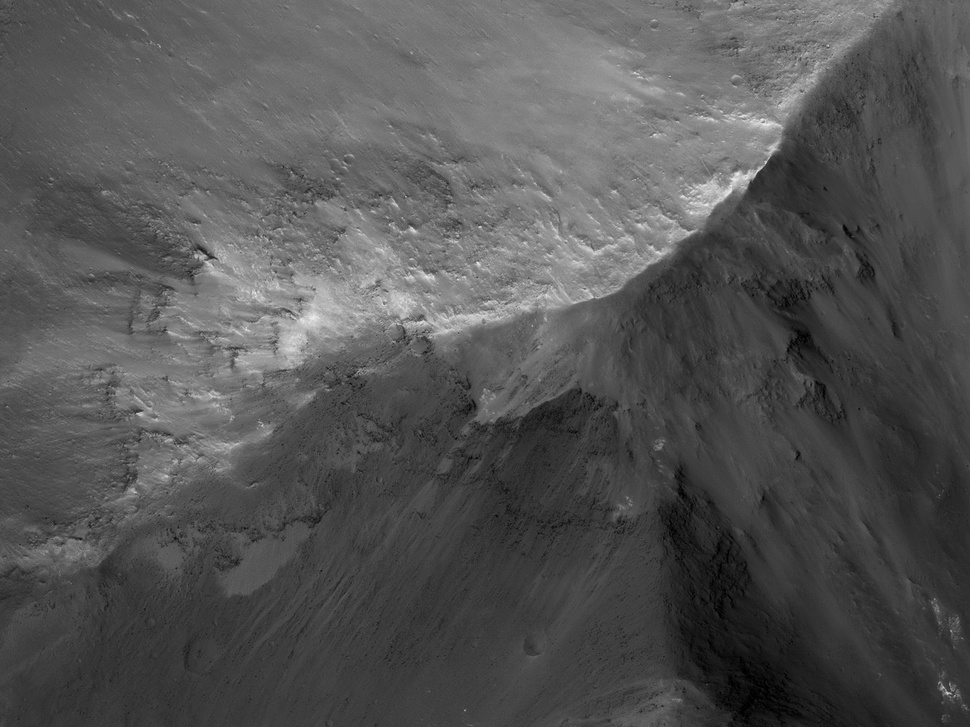
%> input picture Digital Image Processing/Image_dataset/HiRISE_2.jpg (made grey), 970 x 727 px, shrunk from 2560 x 1920 before the run, given in place of sjnirautocontr8bit.tif, which was not available
$ octave AulaPratica_7_Bordas2_Octave.m   (GNU Octave 9; MATLAB toolbox functions it lacks are replaced by stand-ins)
%> lines starting %> are read from the running program, lines starting %| are printed output that depends on the picture; in (x1, y1, x2, y2) boxes, pixels count from 0 and x2, y2 are one past the last pixel; in counts of white or black regions, pixels touching at a corner belong together; the program's own positions count from 1; pictures that were not available may be replaced by others from this repository, and a replacement may not be noted
%Detecção de bordas com função edge
clc;
clear all;
close all;

disp('*********************************************************************');
disp('****        Código criado pelo Prof. Dr. Thiago Statella         ****');
disp('****        Disciplina: Processamento Digital de Imagens         ****');
disp('****  Instituto Federal de Educação, Ciência e Tecnologia de MT  ****');
disp('*********************************************************************');
disp(' ');
disp(' ');

Get0 = imread('sjnirautocontr8bit.tif');
%> Get0 is the input picture: size 727x970 uint8; min 0, max 239, mean 84.2

%Roberts******************************************************************

%a função edge fará a binarização automática
[Roberts tr] = edge(Get0,'roberts');
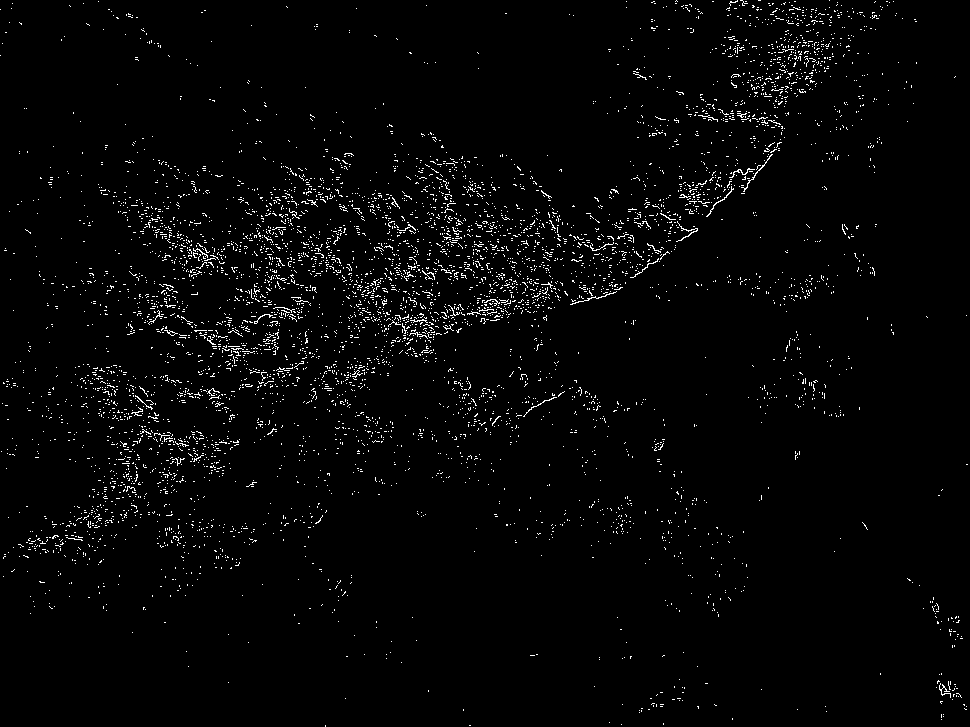
%> Roberts: size 727x970 logical; 2.3% white in thin lines or dots
%> tr = 0.0584

%Prewitt******************************************************************
PrewittH     = edge(Get0,'prewitt',[],'horizontal');
%> PrewittH: size 727x970 logical; 3.6% white in thin lines or dots
PrewittV     = edge(Get0,'prewitt',[],'vertical');
%> PrewittV: size 727x970 logical; 3.6% white in thin lines or dots
[Prewitt tp] = edge(Get0,'prewitt',[],'both');
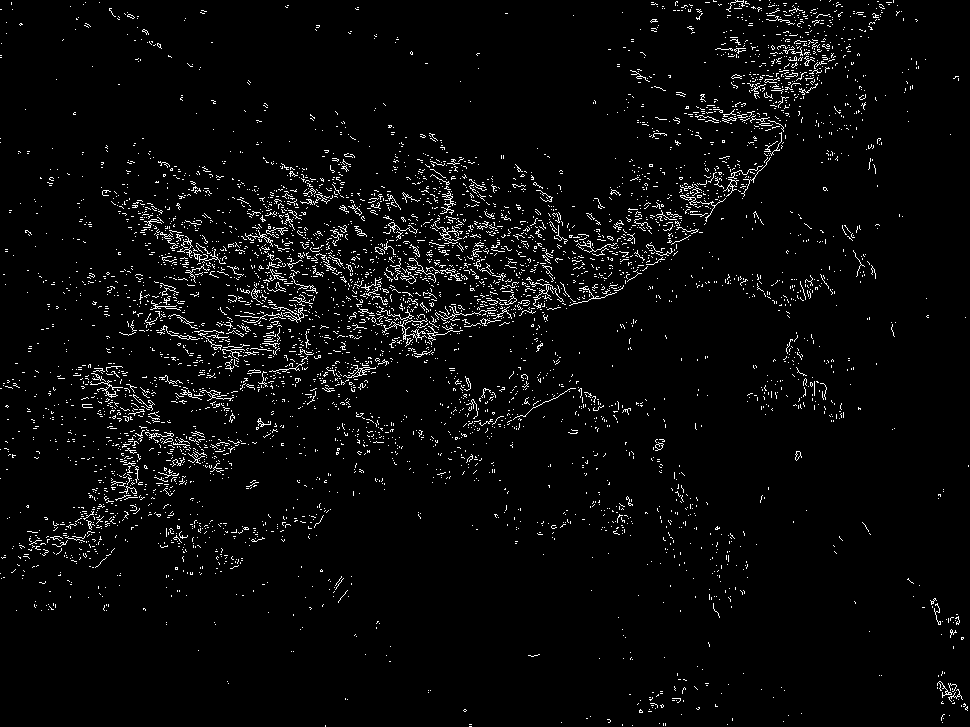
%> Prewitt: size 727x970 logical; 3.5% white in thin lines or dots
%> tp = 0.0426

%Sobel********************************************************************
SobelH     = edge(Get0,'sobel',[],'horizontal');
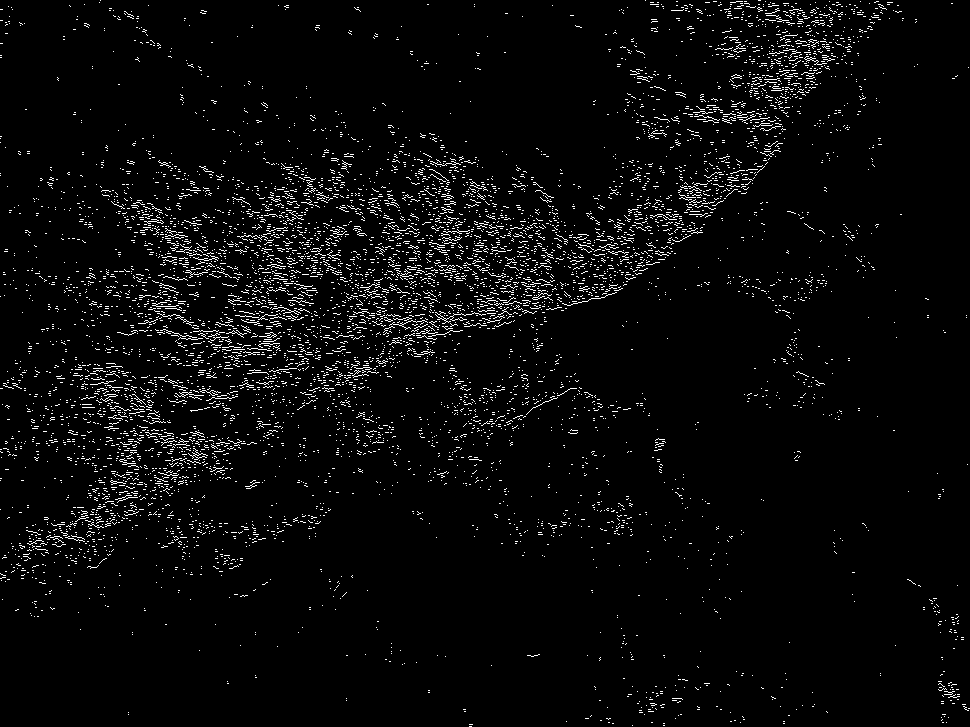
%> SobelH: size 727x970 logical; 3.6% white in thin lines or dots
SobelV     = edge(Get0,'sobel',[],'vertical');
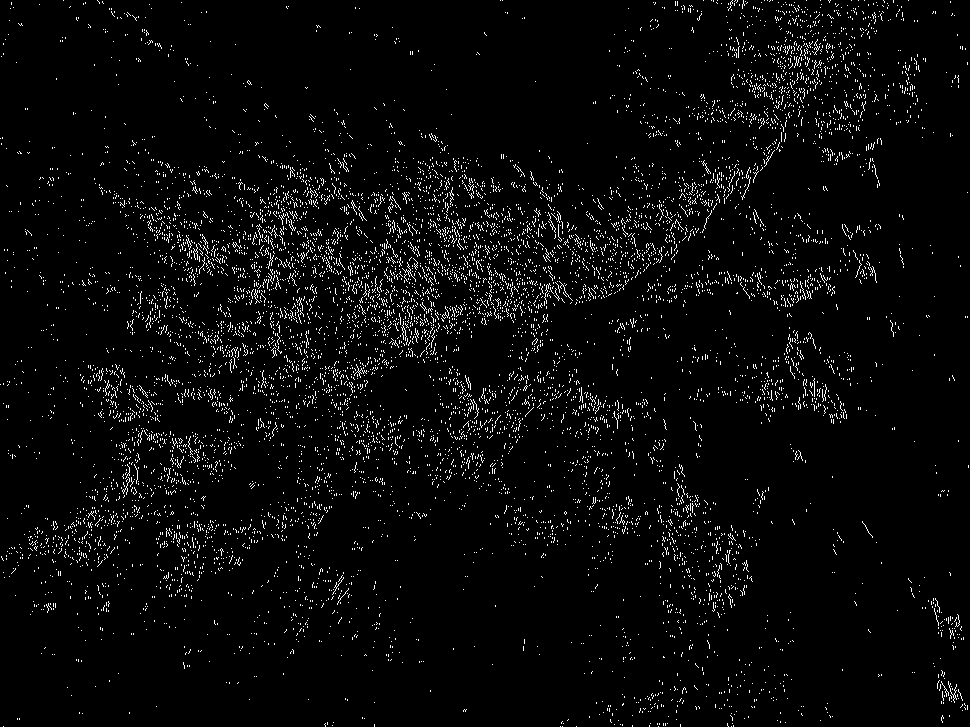
%> SobelV: size 727x970 logical; 3.6% white in thin lines or dots
[Sobel ts] = edge(Get0,'sobel',[],'both');
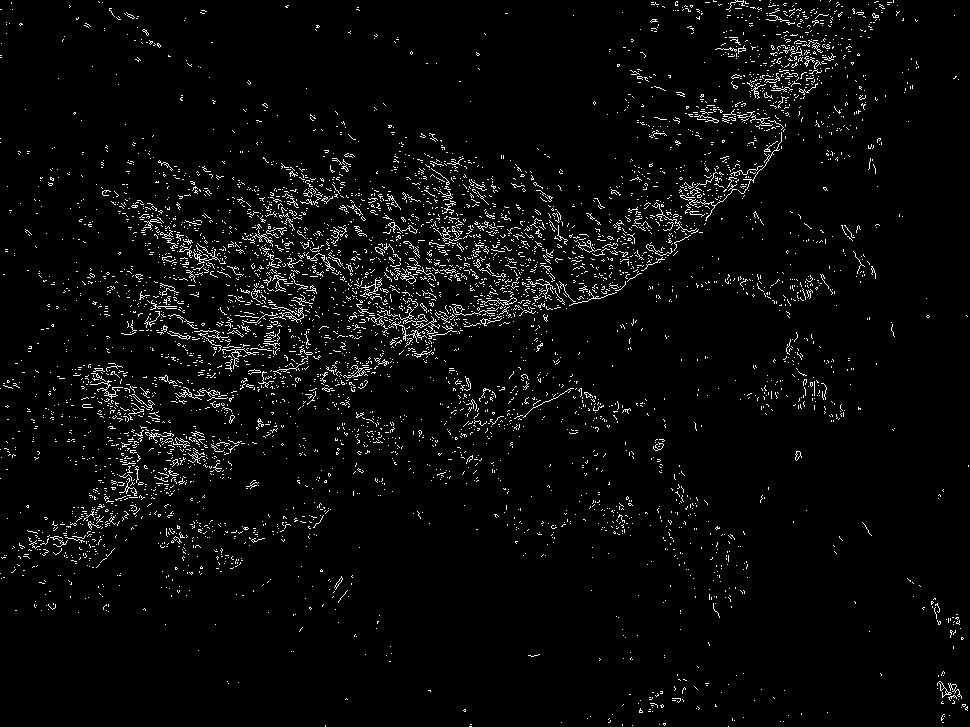
%> Sobel: size 727x970 logical; 3.5% white in thin lines or dots
%> ts = 0.0445

%Canny*********************************************************************
[Canny tc] = edge(Get0,'canny',[],1);%valor de sigma foi especificado como 1
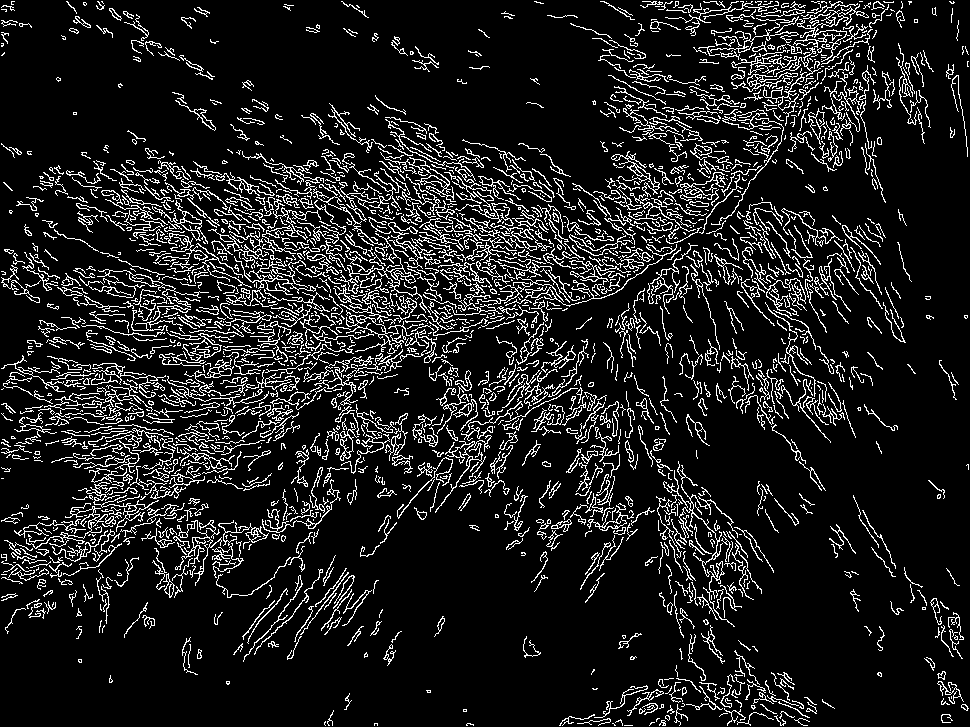
%> Canny: size 727x970 logical; 11.7% white in thin lines or dots
%> tc = [0.0399 0.0996]
%o sigma é a abertura da gaussiana que será aplaicada na suavização

figure,imshow(Roberts),title('Roberts');
figure,imshow(PrewittH),title('Prewitt horizontal');
figure,imshow(PrewittV),title('Prewitt vertical');
figure,imshow(Prewitt),title('Prewitt total');
figure,imshow(SobelH),title('Sobel horizontal');
figure,imshow(SobelV),title('Sobel vertical');
figure,imshow(Sobel),title('Sobel total');
figure,imshow(Canny),title('Canny');

$ run again, on Digital Image Processing/Image_dataset/Lua.jpg
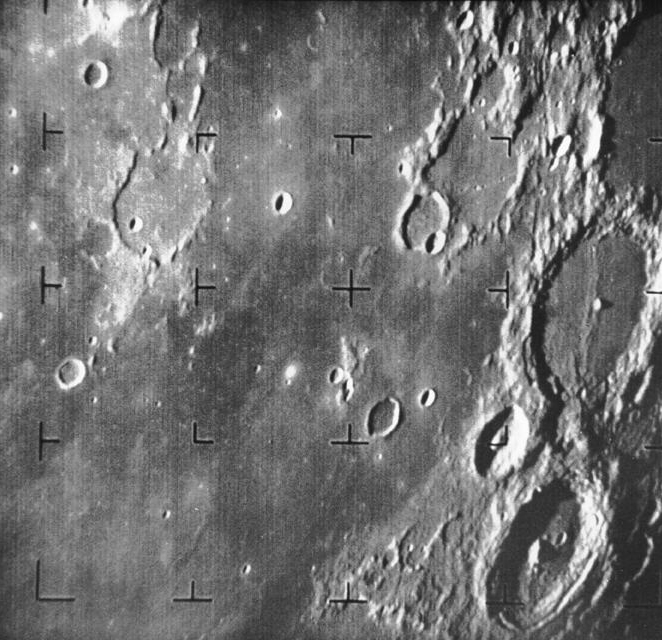
%> input picture Digital Image Processing/Image_dataset/Lua.jpg, 662 x 640 px, given in place of sjnirautocontr8bit.tif, which was not available
%> Get0 is the input picture: size 640x662 uint8; min 3, max 255, mean 115
%> `[Roberts tr] = edge(Get0,'roberts');`:
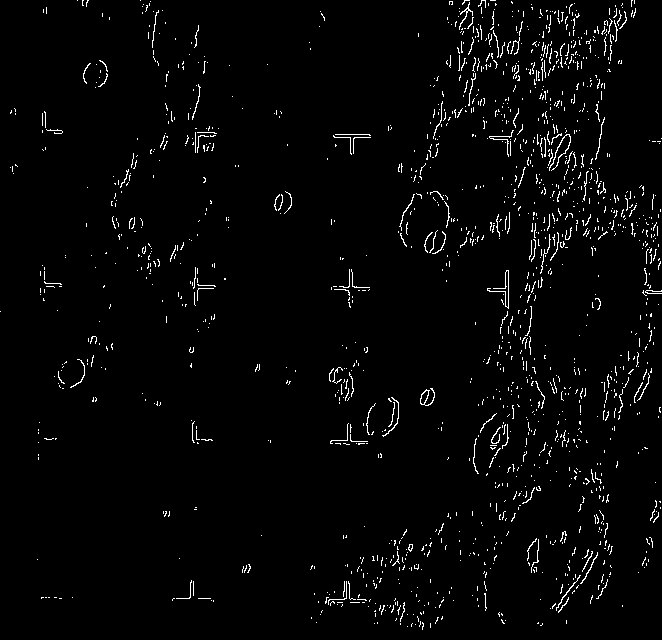
%> Roberts: size 640x662 logical; 2.5% white in thin lines or dots
%> tr = 0.121
%> PrewittH: size 640x662 logical; 2.4% white in thin lines or dots
%> PrewittV: size 640x662 logical; 3.2% white in thin lines or dots
%> Prewitt: size 640x662 logical; 3.1% white in thin lines or dots
%> tp = 0.115
%> SobelH: size 640x662 logical; 2.5% white in thin lines or dots
%> SobelV: size 640x662 logical; 3.2% white in thin lines or dots
%> Sobel: size 640x662 logical; 3.2% white in thin lines or dots
%> ts = 0.116
%> `[Canny tc] = edge(Get0,'canny',[],1);`:
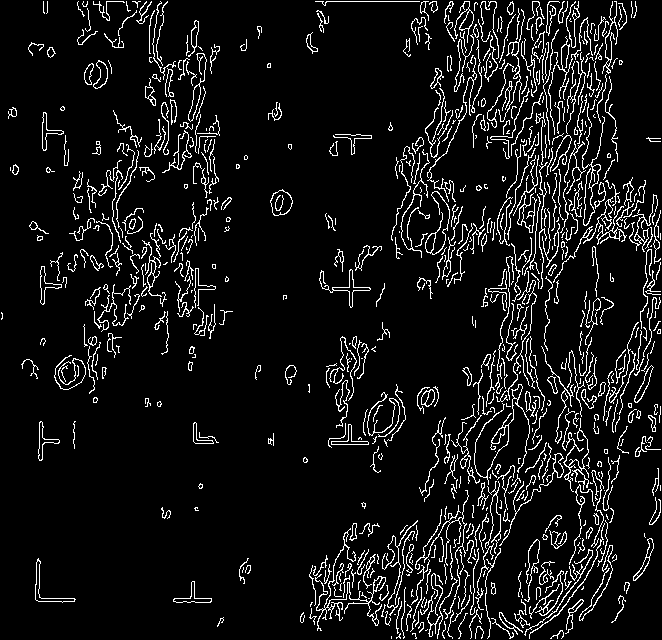
%> Canny: size 640x662 logical; 8.2% white in thin lines or dots
%> tc = [0.0883 0.221]

$ run again, on Digital Image Processing/Image_dataset/Lua_noise.jpg
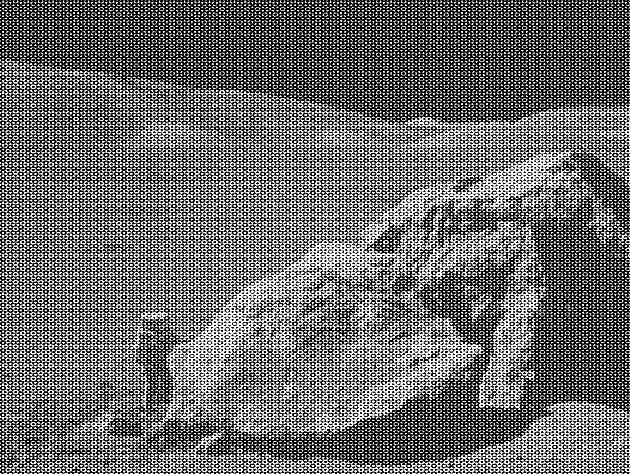
%> input picture Digital Image Processing/Image_dataset/Lua_noise.jpg, 630 x 474 px, given in place of sjnirautocontr8bit.tif, which was not available
%> Get0 is the input picture: size 474x630 uint8; min 0, max 255, mean 108.1
%> Roberts: size 474x630 logical; every value is 0
%> tr = 1.04
%> `PrewittH     = edge(Get0,'prewitt',[],'horizontal');`:
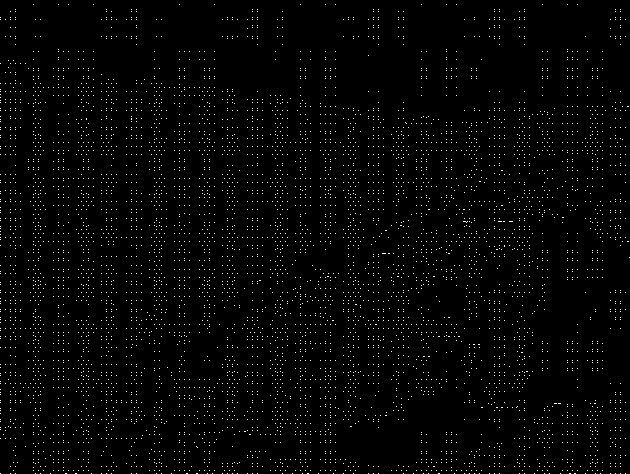
%> PrewittH: size 474x630 logical; 2% white in thin lines or dots
%> PrewittV: size 474x630 logical; 0.79% white in thin lines or dots, all inside (x1, y1, x2, y2) = (2, 54, 630, 474)
%> tp = 0.556
%> SobelH: size 474x630 logical; 1.1% white in thin lines or dots
%> SobelV: size 474x630 logical; 0.36% white in thin lines or dots, all inside (x1, y1, x2, y2) = (2, 73, 629, 474)
%> ts = 0.612
%> `[Canny tc] = edge(Get0,'canny',[],1);`:
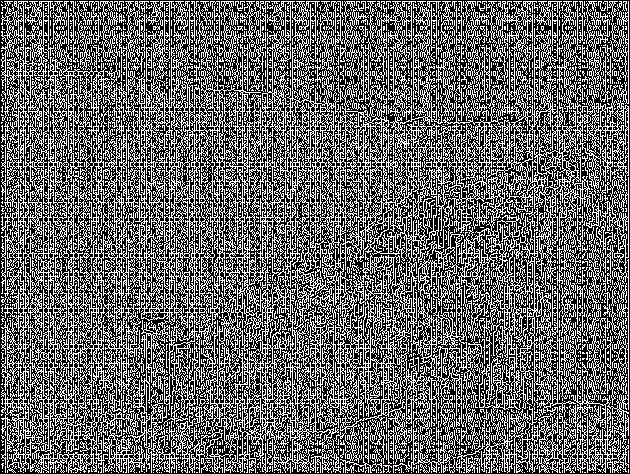
%> Canny: size 474x630 logical; 40.3% white in thin lines or dots
%> tc = [0.104 0.26]
